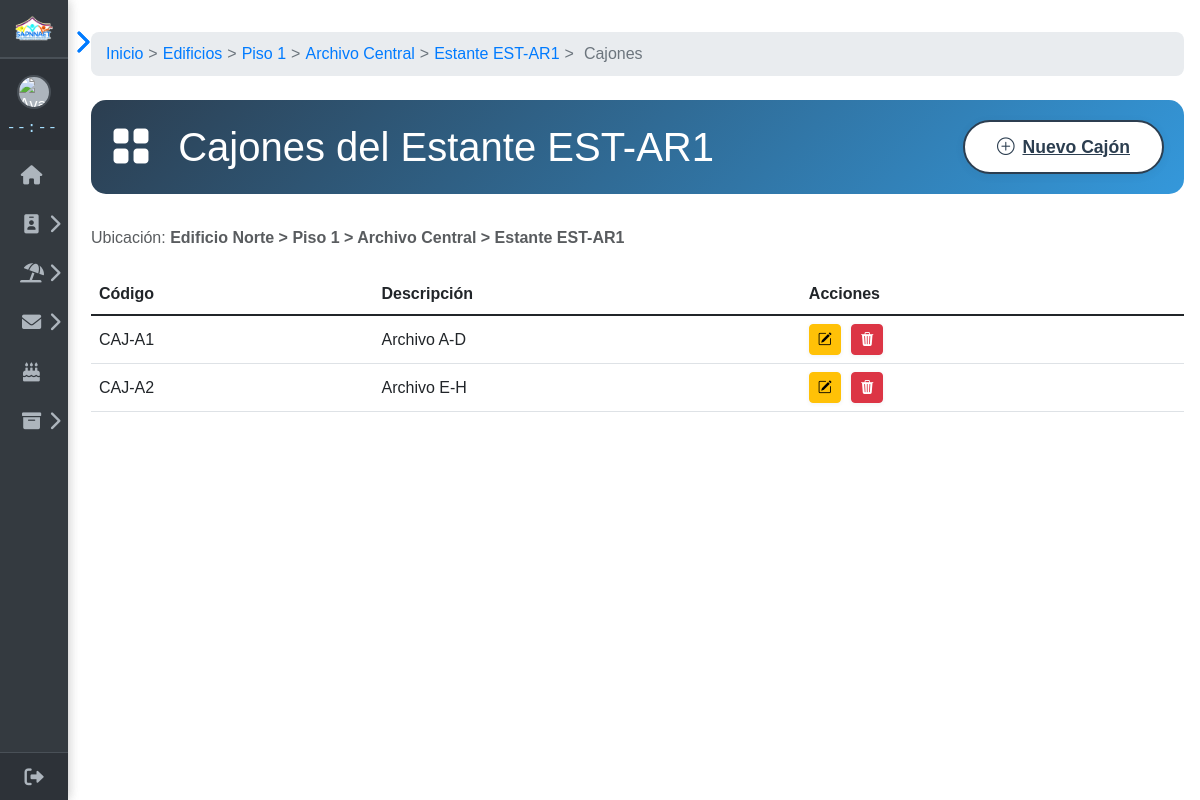
/inicio/Archivero/ubicaciones/cajones.php?estante_id=5, run on the app's committed database.
### tables this page shows
CREATE TABLE `pisos` (
  `id` int NOT NULL AUTO_INCREMENT,
  `edificio_id` int NOT NULL,
  `numero` varchar(10) NOT NULL,
  `descripcion` varchar(100) DEFAULT NULL,
  PRIMARY KEY (`id`),
  KEY `edificio_id` (`edificio_id`)
);

CREATE TABLE `oficinas` (
  `id` int NOT NULL AUTO_INCREMENT,
  `piso_id` int NOT NULL,
  `codigo` varchar(20) NOT NULL,
  `nombre` varchar(50) DEFAULT NULL,
  PRIMARY KEY (`id`),
  KEY `piso_id` (`piso_id`)
);

CREATE TABLE `estantes` (
  `id` int NOT NULL AUTO_INCREMENT,
  `oficina_id` int NOT NULL,
  `codigo` varchar(20) NOT NULL,
  `descripcion` varchar(100) DEFAULT NULL,
  PRIMARY KEY (`id`),
  KEY `oficina_id` (`oficina_id`)
);

CREATE TABLE `edificios` (
  `id` int NOT NULL AUTO_INCREMENT,
  `nombre` varchar(50) NOT NULL,
  `direccion` text,
  PRIMARY KEY (`id`)
);

CREATE TABLE `cajones` (
  `id` int NOT NULL AUTO_INCREMENT,
  `estante_id` int NOT NULL,
  `codigo` varchar(20) NOT NULL,
  `descripcion` text,
  PRIMARY KEY (`id`),
  KEY `estante_id` (`estante_id`)
);

### inicio/Archivero/funciones.php (called while the page is built, shortened)
<?php
function obtenerPiso($id) {
    global $conexion;
    $stmt = $conexion->prepare("SELECT * FROM pisos WHERE id = ?");
    $stmt->bind_param('i', $id);
    $stmt->execute();
    $result = $stmt->get_result();
    return $result->fetch_assoc() ?? die("Piso no encontrado");
}
function obtenerOficina($id) {
    global $conexion;
    $stmt = $conexion->prepare("SELECT * FROM oficinas WHERE id = ?");
    $stmt->bind_param('i', $id);
    $stmt->execute();
    $result = $stmt->get_result();
    return $result->fetch_assoc() ?? die("Oficina no encontrada");
}
function obtenerEstante($id) {
    global $conexion;
    $stmt = $conexion->prepare("SELECT * FROM estantes WHERE id = ?");
    $stmt->bind_param('i', $id);
    $stmt->execute();
    $result = $stmt->get_result();
    return $result->fetch_assoc() ?? die("Estante no encontrado");
}
?>

### inicio/Archivero/conexion_archivero.php (called while the page is built, shortened)
<?php
$servidor = "localhost";
$usuario = "root";
$contraseña = "";
$basedatos = "rrhh";
$conexion = new mysqli($servidor, $usuario, $contraseña, $basedatos);
function obtenerEdificio($id) {
    global $conexion;
    $stmt = $conexion->prepare("SELECT * FROM edificios WHERE id = ?");
    $stmt->bind_param('i', $id);
    $stmt->execute();
    $result = $stmt->get_result();
    return $result->fetch_assoc() ?? die("Edificio no encontrado");
}
?>

### inicio/Archivero/ubicaciones/cajones.php (the view, shortened to what this page needs)
<?php
require('../conexion_archivero.php');
require('../funciones.php');
$estante_id = $_GET['estante_id'];
$estante = obtenerEstante($estante_id);
$oficina = obtenerOficina($estante['oficina_id']);
$piso = obtenerPiso($oficina['piso_id']);
$edificio = obtenerEdificio($piso['edificio_id']);
$query = "SELECT * FROM cajones
          WHERE estante_id = ?
          ORDER BY codigo";
$stmt = $conexion->prepare($query);
$stmt->bind_param('i', $estante_id);
$stmt->execute();
$result = $stmt->get_result();
require $_SERVER['DOCUMENT_ROOT']."/proyecto/inicio/sidebar.php";
?>
<!DOCTYPE html>
<html lang="es">
<head>
    <link href="https://cdn.jsdelivr.net/npm/bootstrap@5.1.3/dist/css/bootstrap.min.css" rel="stylesheet">
    <link rel="stylesheet" href="https://cdn.jsdelivr.net/npm/bootstrap-icons@1.11.3/font/bootstrap-icons.min.css">
    <link href="https://cdnjs.cloudflare.com/ajax/libs/font-awesome/6.0.0-beta3/css/all.min.css" rel="stylesheet">
</head>
<body>
    <?php include $_SERVER['DOCUMENT_ROOT']."/proyecto/inicio/sidebar.php"; ?>
    <div class="main-content" id="main-content">
        <div class="breadcrumbs">
            <a href="../mostrar_archivos.php">Inicio</a>
            <span>&gt;</span>
            <a href="index.php">Edificios</a>
            <span>&gt;</span>
            <a href="pisos.php?edificio_id=<?= $edificio['id'] ?>">Piso <?= $piso['numero'] ?></a>
            <span>&gt;</span>
            <a href="oficinas.php?piso_id=<?= $oficina['piso_id'] ?>"><?= htmlspecialchars($oficina['nombre']) ?></a>
            <span>&gt;</span>
            <a href="estantes.php?oficina_id=<?= $estante['oficina_id'] ?>">Estante <?= htmlspecialchars($estante['codigo']) ?></a>
            <span>&gt;</span>
            <span>Cajones</span>
        </div>
        <div class="header-section">
            <h1 class="mb-0">
                <i class="bi bi-grid-fill me-3"></i> Cajones del Estante <?= htmlspecialchars($estante['codigo']) ?>
            </h1>
            <a href="forms/cajon_form.php?estante_id=<?= $estante_id ?>" class="btn-add-new">
                <i class="bi bi-plus-circle me-2"></i>Nuevo Cajón
            </a>
        </div>
        <p class="text-muted mb-4">Ubicación: <strong><?= htmlspecialchars($edificio['nombre']) ?> &gt; Piso <?= $piso['numero'] ?> &gt; <?= htmlspecialchars($oficina['nombre']) ?> &gt; Estante <?= htmlspecialchars($estante['codigo']) ?></strong></p>
        <div class="table-responsive">
            <table class="table table-hover align-middle">
                <thead>
                    <tr>
                        <th>Código</th>
                        <th>Descripción</th>
                        <th>Acciones</th>
                    </tr>
                </thead>
                <tbody>
                    <?php if ($result->num_rows > 0): ?>
                        <?php while ($cajon = $result->fetch_assoc()): ?>
                        <tr>
                            <td><?= htmlspecialchars($cajon['codigo']) ?></td>
                            <td><?= htmlspecialchars($cajon['descripcion']) ?></td>
                            <td>
                                <a href="forms/cajon_form.php?id=<?= $cajon['id'] ?>" class="btn btn-sm btn-warning action-btn" title="Editar">
                                    <i class="bi bi-pencil-square"></i>
                                </a>
                                <a href="acciones/eliminar_cajon.php?id=<?= $cajon['id'] ?>"
                                   class="btn btn-sm btn-danger action-btn"
                                   onclick="return confirm('¿Eliminar este cajón?')"
                                   title="Eliminar">
                                    <i class="bi bi-trash3-fill"></i>
                                </a>
                            </td>
                        </tr>
                        <?php endwhile; ?>
                    <?php endif; ?>
                </tbody>
            </table>
        </div>
    </div>
</body>
</html>

### inicio/sidebar.php (style rules this page uses)
body { margin: 0; font-family: 'Arial', sans-serif; }

### inicio/Archivero/ubicaciones/cajones.php (style rules this page uses)
body { margin: 0; font-family: 'Arial', sans-serif; }
.main-content { margin-left: 190px; padding: 2rem 1rem; transition: margin-left 0.3s; }
.sidebar.collapsed ~ .main-content { margin-left: 75px; }
.header-section { background: linear-gradient(135deg, #2c3e50, #3498db); color: white; border-radius: 15px; padding: 20px; margin-bottom: 2rem; display: flex; justify-content: space-between; align-items: center; }
.btn-add-new { background: #fff; color: #2c3e50 !important; border-radius: 50px; padding: 12px 32px; font-weight: 600; font-size: 1.1rem; border: 2px solid #2c3e50; box-shadow: 0 2px 8px rgba(44,62,80,0.08); transition: background 0.2s, color 0.2s, border 0.2s, transform 0.2s; display: inline-flex; align-items: center; }
.table thead { background: #2c3e50; color: #fff; }
.table td, .table th { vertical-align: middle; }
.action-btn { border: none; border-radius: 50px; padding: 7px 16px; font-size: 1.1rem; font-weight: 500; margin-right: 6px; transition: transform 0.2s; box-shadow: 0 1px 4px rgba(44,62,80,0.07); display: inline-flex; align-items: center; }
.breadcrumbs { background: #e9ecef; padding: 10px 15px; border-radius: 8px; margin-bottom: 1.5rem; display: flex; align-items: center; flex-wrap: wrap; }
.breadcrumbs a { color: #007bff; text-decoration: none; font-weight: 500; }
.breadcrumbs span { color: #6c757d; margin: 0 5px; }

### data on the page
pisos: numero "1"
oficinas: nombre "Archivo Central"
estantes: codigo "EST-AR1"
edificios: nombre "Edificio Norte"
cajones: codigo "CAJ-A1", descripcion "Archivo A-D"
cajones: codigo "CAJ-A2", descripcion "Archivo E-H"
